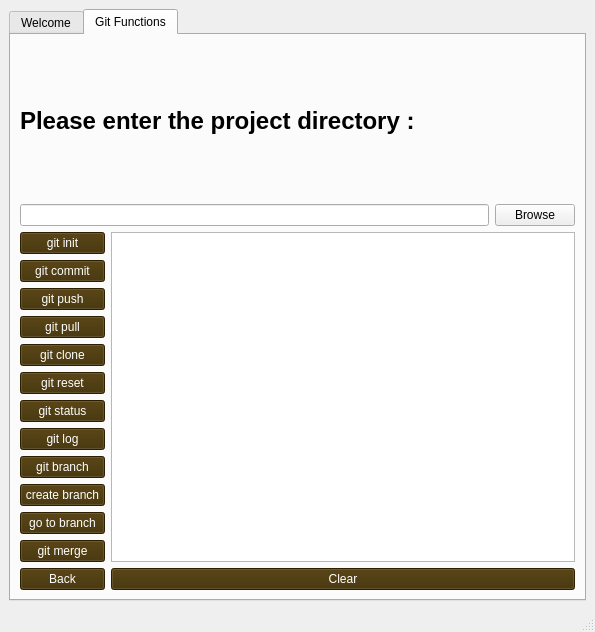
<?xml version="1.0" encoding="UTF-8"?>
<ui version="4.0">
 <class>MainWindow</class>
 <widget class="QMainWindow" name="MainWindow">
  <property name="geometry">
   <rect>
    <x>0</x>
    <y>0</y>
    <width>595</width>
    <height>632</height>
   </rect>
  </property>
  <property name="windowTitle">
   <string>Git GUI</string>
  </property>
  <property name="windowIcon">
   <iconset>
    <normaloff>C:/Users/Kirollos/Downloads/icons8-git-48.png</normaloff>C:/Users/Kirollos/Downloads/icons8-git-48.png</iconset>
  </property>
  <widget class="QWidget" name="centralwidget">
   <layout class="QGridLayout" name="gridLayout_3">
    <item row="0" column="0">
     <widget class="QTabWidget" name="tabWidget">
      <property name="currentIndex">
       <number>1</number>
      </property>
      <widget class="QWidget" name="tab">
       <attribute name="title">
        <string>Welcome</string>
       </attribute>
       <layout class="QGridLayout" name="gridLayout">
        <item row="0" column="0">
         <widget class="QLabel" name="label">
          <property name="text">
           <string>&lt;html&gt;&lt;head/&gt;&lt;body&gt;&lt;p align=&quot;center&quot;&gt;&lt;span style=&quot; font-size:36pt; font-weight:700;&quot;&gt;Welcome to my Git App&lt;/span&gt;&lt;/p&gt;&lt;/body&gt;&lt;/html&gt;</string>
          </property>
         </widget>
        </item>
        <item row="1" column="0">
         <widget class="QLabel" name="label_5">
          <property name="text">
           <string/>
          </property>
          <property name="pixmap">
           <pixmap>C:/Users/Kirollos/Downloads/git-seeklogo.jpg</pixmap>
          </property>
          <property name="scaledContents">
           <bool>true</bool>
          </property>
         </widget>
        </item>
        <item row="2" column="0">
         <layout class="QHBoxLayout" name="horizontalLayout_2">
          <item>
           <widget class="QLabel" name="label_2">
            <property name="text">
             <string>&lt;html&gt;&lt;head/&gt;&lt;body&gt;&lt;p&gt;&lt;span style=&quot; font-size:18pt; font-weight:700;&quot;&gt;Enter your Git username:&lt;/span&gt;&lt;/p&gt;&lt;/body&gt;&lt;/html&gt;</string>
            </property>
           </widget>
          </item>
          <item>
           <widget class="QLineEdit" name="lE_username"/>
          </item>
         </layout>
        </item>
        <item row="3" column="0">
         <layout class="QHBoxLayout" name="horizontalLayout_3">
          <item>
           <widget class="QLabel" name="label_3">
            <property name="text">
             <string>&lt;html&gt;&lt;head/&gt;&lt;body&gt;&lt;p&gt;&lt;span style=&quot; font-size:18pt; font-weight:700;&quot;&gt;Enter your Git email:&lt;/span&gt;&lt;/p&gt;&lt;/body&gt;&lt;/html&gt;</string>
            </property>
           </widget>
          </item>
          <item>
           <widget class="QLineEdit" name="lE_email"/>
          </item>
         </layout>
        </item>
        <item row="4" column="0">
         <widget class="QPushButton" name="pb_go_function">
          <property name="styleSheet">
           <string notr="true">font: 700 12pt &quot;Segoe UI&quot;;
color: rgb(255, 255, 255);
background-color: rgb(62, 44, 0);
font: 16pt &quot;Segoe UI&quot;;</string>
          </property>
          <property name="text">
           <string>Go to Git Functions</string>
          </property>
         </widget>
        </item>
       </layout>
      </widget>
      <widget class="QWidget" name="tab_2">
       <attribute name="title">
        <string>Git Functions</string>
       </attribute>
       <layout class="QGridLayout" name="gridLayout_2">
        <item row="0" column="0" colspan="2">
         <layout class="QVBoxLayout" name="verticalLayout">
          <item>
           <widget class="QLabel" name="label_4">
            <property name="text">
             <string>&lt;html&gt;&lt;head/&gt;&lt;body&gt;&lt;p&gt;&lt;span style=&quot; font-size:18pt; font-weight:700;&quot;&gt;Please enter the project directory :&lt;/span&gt;&lt;/p&gt;&lt;/body&gt;&lt;/html&gt;</string>
            </property>
           </widget>
          </item>
          <item>
           <layout class="QHBoxLayout" name="horizontalLayout">
            <item>
             <widget class="QLineEdit" name="LE_Directory"/>
            </item>
            <item>
             <widget class="QPushButton" name="pb_Browse">
              <property name="text">
               <string>Browse</string>
              </property>
             </widget>
            </item>
           </layout>
          </item>
         </layout>
        </item>
        <item row="1" column="0">
         <widget class="QPushButton" name="pb_git_init">
          <property name="minimumSize">
           <size>
            <width>85</width>
            <height>0</height>
           </size>
          </property>
          <property name="styleSheet">
           <string notr="true">font: 700 12pt &quot;Segoe UI&quot;;
font: 12pt &quot;Segoe UI&quot;;
color: rgb(255, 255, 255);
background-color: rgb(62, 44, 0);</string>
          </property>
          <property name="text">
           <string>git init</string>
          </property>
         </widget>
        </item>
        <item row="1" column="1" rowspan="12">
         <widget class="QTextEdit" name="Terminal"/>
        </item>
        <item row="2" column="0">
         <widget class="QPushButton" name="pb_git_commit">
          <property name="styleSheet">
           <string notr="true">font: 700 12pt &quot;Segoe UI&quot;;
font: 12pt &quot;Segoe UI&quot;;
color: rgb(255, 255, 255);
background-color: rgb(62, 44, 0);</string>
          </property>
          <property name="text">
           <string>git commit</string>
          </property>
         </widget>
        </item>
        <item row="3" column="0">
         <widget class="QPushButton" name="pb_git_push">
          <property name="styleSheet">
           <string notr="true">font: 700 12pt &quot;Segoe UI&quot;;
font: 12pt &quot;Segoe UI&quot;;
color: rgb(255, 255, 255);
background-color: rgb(62, 44, 0);</string>
          </property>
          <property name="text">
           <string>git push</string>
          </property>
         </widget>
        </item>
        <item row="4" column="0">
         <widget class="QPushButton" name="pb_git_pull">
          <property name="styleSheet">
           <string notr="true">font: 700 12pt &quot;Segoe UI&quot;;
font: 12pt &quot;Segoe UI&quot;;
color: rgb(255, 255, 255);
background-color: rgb(62, 44, 0);</string>
          </property>
          <property name="text">
           <string>git pull</string>
          </property>
         </widget>
        </item>
        <item row="5" column="0">
         <widget class="QPushButton" name="pb_git_clone">
          <property name="styleSheet">
           <string notr="true">font: 700 12pt &quot;Segoe UI&quot;;
font: 12pt &quot;Segoe UI&quot;;
color: rgb(255, 255, 255);
background-color: rgb(62, 44, 0);</string>
          </property>
          <property name="text">
           <string>git clone</string>
          </property>
         </widget>
        </item>
        <item row="6" column="0">
         <widget class="QPushButton" name="pb_git_reset">
          <property name="styleSheet">
           <string notr="true">font: 700 12pt &quot;Segoe UI&quot;;
font: 12pt &quot;Segoe UI&quot;;
color: rgb(255, 255, 255);
background-color: rgb(62, 44, 0);</string>
          </property>
          <property name="text">
           <string>git reset</string>
          </property>
         </widget>
        </item>
        <item row="7" column="0">
         <widget class="QPushButton" name="pb_git_status">
          <property name="styleSheet">
           <string notr="true">font: 700 12pt &quot;Segoe UI&quot;;
font: 12pt &quot;Segoe UI&quot;;
color: rgb(255, 255, 255);
background-color: rgb(62, 44, 0);</string>
          </property>
          <property name="text">
           <string>git status</string>
          </property>
         </widget>
        </item>
        <item row="8" column="0">
         <widget class="QPushButton" name="pb_git_log">
          <property name="styleSheet">
           <string notr="true">font: 700 12pt &quot;Segoe UI&quot;;
font: 12pt &quot;Segoe UI&quot;;
color: rgb(255, 255, 255);
background-color: rgb(62, 44, 0);</string>
          </property>
          <property name="text">
           <string>git log</string>
          </property>
         </widget>
        </item>
        <item row="9" column="0">
         <widget class="QPushButton" name="pb_git_branch">
          <property name="styleSheet">
           <string notr="true">font: 700 12pt &quot;Segoe UI&quot;;
font: 12pt &quot;Segoe UI&quot;;
color: rgb(255, 255, 255);
background-color: rgb(62, 44, 0);</string>
          </property>
          <property name="text">
           <string>git branch</string>
          </property>
         </widget>
        </item>
        <item row="10" column="0">
         <widget class="QPushButton" name="pb_create_branch">
          <property name="styleSheet">
           <string notr="true">font: 700 12pt &quot;Segoe UI&quot;;
font: 12pt &quot;Segoe UI&quot;;
color: rgb(255, 255, 255);
background-color: rgb(62, 44, 0);</string>
          </property>
          <property name="text">
           <string>create branch</string>
          </property>
         </widget>
        </item>
        <item row="11" column="0">
         <widget class="QPushButton" name="pb_gotobranch">
          <property name="styleSheet">
           <string notr="true">font: 700 12pt &quot;Segoe UI&quot;;
font: 12pt &quot;Segoe UI&quot;;
color: rgb(255, 255, 255);
background-color: rgb(62, 44, 0);</string>
          </property>
          <property name="text">
           <string>go to branch</string>
          </property>
         </widget>
        </item>
        <item row="12" column="0">
         <widget class="QPushButton" name="pb_gitmerge">
          <property name="styleSheet">
           <string notr="true">font: 700 12pt &quot;Segoe UI&quot;;
font: 12pt &quot;Segoe UI&quot;;
color: rgb(255, 255, 255);
background-color: rgb(62, 44, 0);</string>
          </property>
          <property name="text">
           <string>git merge</string>
          </property>
         </widget>
        </item>
        <item row="13" column="0">
         <widget class="QPushButton" name="pb_Back">
          <property name="styleSheet">
           <string notr="true">color: rgb(255, 255, 255);
background-color: rgb(62, 44, 0);
font: 12pt &quot;Segoe UI&quot;;</string>
          </property>
          <property name="text">
           <string>Back</string>
          </property>
         </widget>
        </item>
        <item row="13" column="1">
         <widget class="QPushButton" name="pb_Clear">
          <property name="styleSheet">
           <string notr="true">font: 12pt &quot;Segoe UI&quot;;
color: rgb(255, 255, 255);
background-color: rgb(62, 44, 0);
</string>
          </property>
          <property name="text">
           <string>Clear</string>
          </property>
         </widget>
        </item>
       </layout>
      </widget>
     </widget>
    </item>
   </layout>
  </widget>
  <widget class="QMenuBar" name="menubar">
   <property name="geometry">
    <rect>
     <x>0</x>
     <y>0</y>
     <width>595</width>
     <height>21</height>
    </rect>
   </property>
  </widget>
  <widget class="QStatusBar" name="statusbar"/>
 </widget>
 <resources/>
 <connections/>
</ui>
